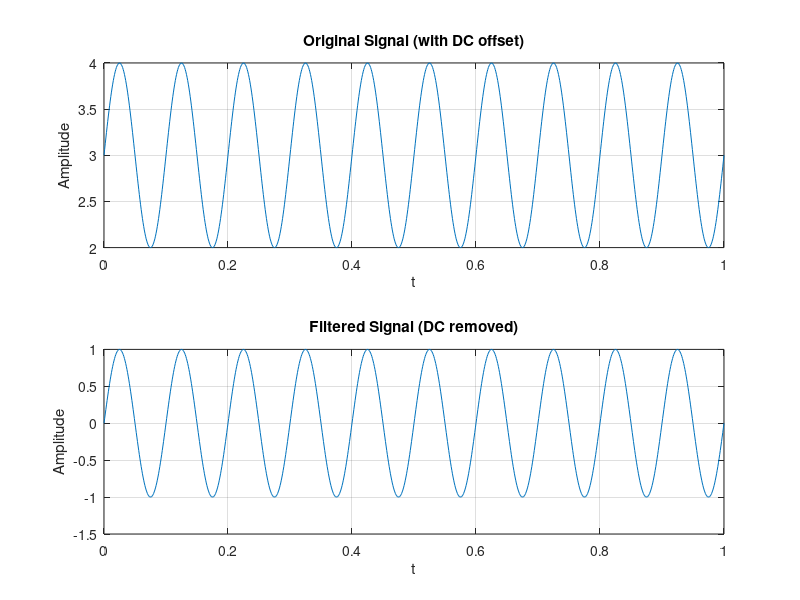

The MATLAB source for this figure:
fs = 1000;
t = 0:1/fs:1;
x = sin(2*pi*10*t) + 3;         

x_filtered = x - mean(x);        

subplot(2,1,1)
plot(t, x)
grid on
title('Original Signal (with DC offset)')
xlabel('t')
ylabel('Amplitude')

subplot(2,1,2)
plot(t, x_filtered)
grid on
title('Filtered Signal (DC removed)')
xlabel('t')
ylabel('Amplitude')
